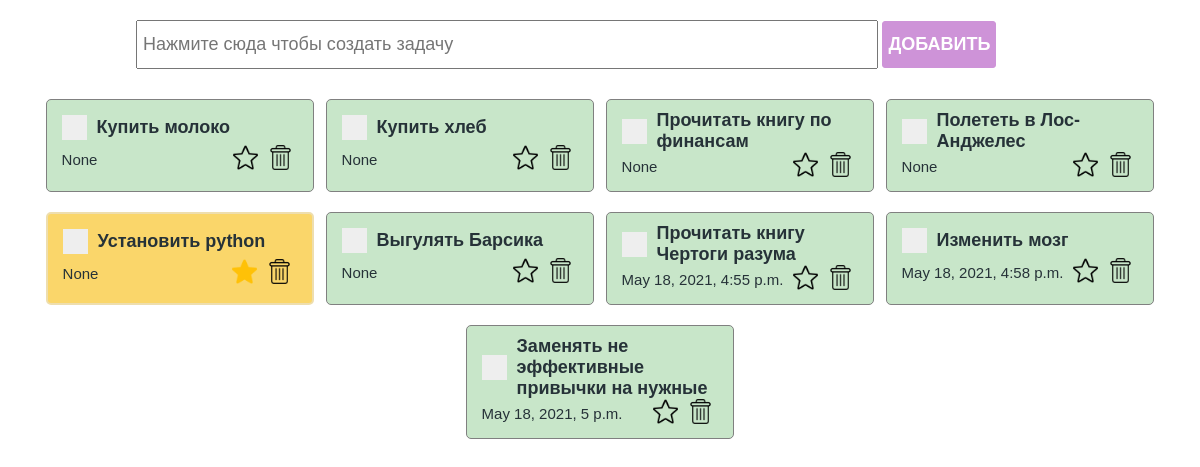
The app's page /test/, older data.
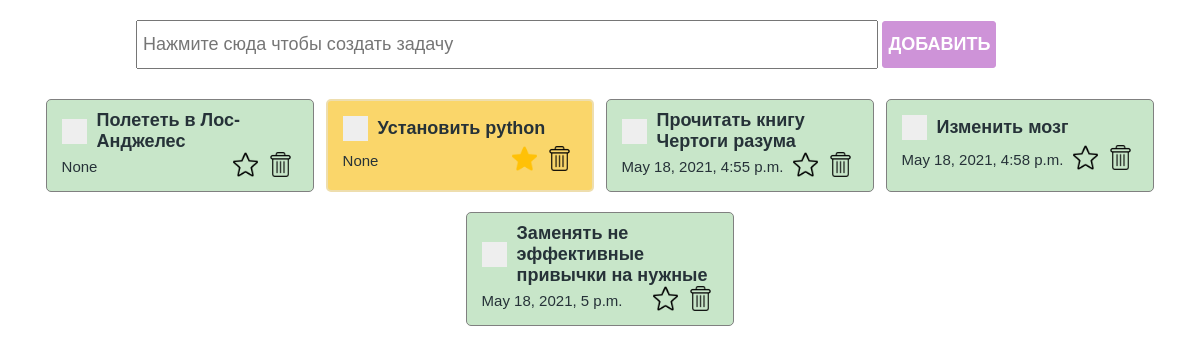
The same page, newer data.
### main/models.py (models this page shows)
class ToDo(models.Model):
    text = models.CharField(max_length=100) # Поле для хранения текста
    created_at  = models.DateTimeField(auto_now_add = True) # Для хранения даты будет добавлятся автоматически
    is_done_task = models.BooleanField(default = False)
    is_favorite = models.BooleanField(default = False)

### main/views.py (the view)
# urls.py: path("test/", test, name="test"),
def test(request):
    todo_list = ToDo.objects.all() # Записываем все это в todo_list
    return render(request, "test.html",{"todo_list":todo_list})

### main/templates/test.html (shortened to what this page needs)
{% load static %}
<!DOCTYPE html>
<html lang="en">
<head>
    <link href="{% static 'styles/index.css' %}" rel="stylesheet">
    <link href="{% static 'styles/checkbox.css' %}" rel="stylesheet">
</head>
<body>
     <section>
            <div class="create_container">
                <form action="{% url 'add-todo' %}" method="POST">
                    <input
                    class="create_input"
                    type="text"
                    placeholder="Нажмите сюда чтобы создать задачу"
                    name="todo_text"
                    />
                    <button class="create_button">Добавить</button>
                </form>
            </div>
            <div class="todo_container">
                {% for todo_object in todo_list %}
                <div class="todo_item
                {% if todo_object.is_favorite %}
                   marked
                {% elif todo_object.is_done_task %}
                    done
                {% else %}
                  todo_item
                {% endif %}
                ">
                    <div class="todo_item_header">
                        <label class="checkbox_container">
                            <span class="checkmark"></span>
                        </label>
                        <h4><a href="{% url 'done-todo' todo_object.id %}">{{ todo_object.text }}</a></h4>
                    </div>
                    <div class="todo_item_footer">
                       <p>{{ todo_object.created_at }} </p>
                       <div class="action_buttons">
                           {% if todo_object.is_favorite %}
                               <a href="{% url 'unmark-todo'  todo_object.id  %}">
                                   <img src="{% static './icons/active_star.png' %}" />
                                </a>
                            {% else %}
                                <a href="{% url 'mark-todo'  todo_object.id  %}">
                                    <img src="{% static './icons/inactive_star.png' %}" />
                                </a>
                            {% endif %}
                            <a href="{% url 'delete-todo' todo_object.id %}">
                                <img src="{% static './icons/delete.png' %}" />
                            </a>
                       </div>
                    </div>
                </div>
                {% endfor %}
            </div>
        </section>
</body>
</html>

### main/static/styles/index.css (style rules this page uses)
* { box-sizing: border-box; margin: 0; padding: 0; color: #263238; }
.todo_item_header h4 a { text-decoration: none; }
section { width: 100%; padding:20px; display: flex; flex-direction: column; align-items: center; }
.create_container { width: 80%; }
.create_input { padding:12px 5px; font-size: 18px; width: 80%; }
.create_button { padding:12px 5px; background-color: #CE93D8; border: 1px solid #CE93D8 ; color:white; font-size: 18px; text-transform: uppercase; font-weight: bold; border-radius: 3px; cursor:pointer; }
.todo_container { padding:30px 20px ; display: flex; justify-content: space-around; flex-wrap: wrap; width: 100%; }
.todo_item { border:1px solid gray; border-radius: 5px; width:24%; padding:10px 15px; background-color:#C8E6C9; margin-bottom: 20px; }
.todo_item.marked { background-color:#fad66a; border:2px solid #eedeae; }
.todo_item_header { display: flex; align-items: center; min-height: 35px; }
.todo_item_header h4 { font-size: 18px; font-family: sans-serif; }
.todo_item_footer { display: flex; justify-content: space-between; align-items: center; }
.todo_item_footer p { font-size:15px; font-family: sans-serif; }
.todo_item_footer .action_buttons { display: flex; }
.todo_item_footer img { width:25px; height: 25px; margin: 0 5px; cursor: pointer; }

### main/static/styles/checkbox.css (style rules this page uses)
.checkbox_container { display: block; position: relative; padding-left: 35px; margin-bottom: 25px; cursor: pointer; font-size: 22px; -webkit-user-select: none; -moz-user-select: none; -ms-user-select: none; user-select: none; }
.checkmark { position: absolute; top: 0; left: 0; height: 25px; width: 25px; background-color: #eee; }
.checkmark:after { content: ""; position: absolute; display: none; }
.checkbox_container .checkmark:after { left: 9px; top: 5px; width: 5px; height: 10px; border: solid white; border-width: 0 3px 3px 0; -webkit-transform: rotate(45deg); -ms-transform: rotate(45deg); transform: rotate(45deg); }

Row changes from the older to the newer data that the page shows:
removed ToDo: text "Купить молоко", created_at "None", is_favorite False (drawn)
removed ToDo: text "Купить хлеб", created_at "None", is_favorite False (drawn)
removed ToDo: text "Прочитать книгу по финансам", created_at "None", is_favorite False (drawn)
removed ToDo: text "Выгулять Барсика", created_at "None", is_favorite False (drawn)
